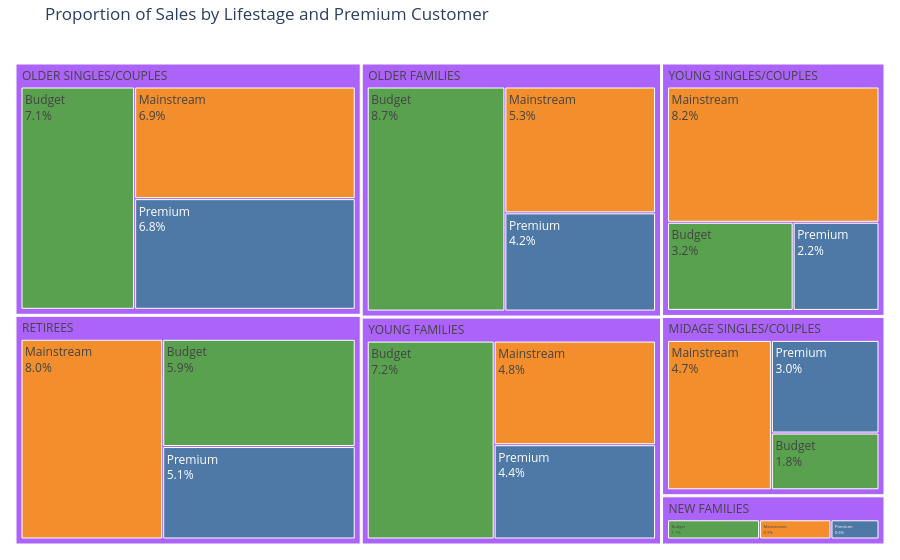

Write notebook code for a chart like this one.
### Code cell
# 1) Choose one color per PREMIUM_CUSTOMER 
color_map = {
    'Premium': '#4e79a7',
    'Mainstream': '#f28e2b', 
    'Budget':  '#59a14f',
}

# 2) Build treemap
fig = px.treemap(
    sales,
    path=['LIFESTAGE', 'PREMIUM_CUSTOMER'],   # hierarchy
    values='PERCENT_SALES',
    color='PREMIUM_CUSTOMER',                        
    color_discrete_map=color_map,
    custom_data=['TOT_SALES', 'PERCENT_SALES']  # pass extra fields for hover/text
)

# 3) Labels and hover tiles 
fig.update_traces(
    texttemplate='%{label}<br>%{percentRoot:.1%}',  # e.g. "Premium\n12.3%"
    hovertemplate=(
        '<b>%{label}</b><br>'
        'Lifestage: %{id}<br>'
        'Total sales: %{customdata[0]:,.0f}<br>'
        'Share of total: %{customdata[1]:.2f}%'
        '<extra></extra>'
    ),
    tiling=dict(pad=2),  # a touch more spacing
)

fig.update_layout(
    title='Proportion of Sales by Lifestage and Premium Customer',
    margin=dict(l=10, r=10, t=40, b=10),
    plot_bgcolor='#f5f5f5',
)

fig.show()

### Figure 1 — Plotly figure (JSON) as saved in the notebook; plotly's stock layout.template omitted (floating-point values rounded to 4 significant figures)
{"data": [{"branchvalues": "total", "customdata": [["(?)", 13.5, "(?)"], ["(?)", 18.97, "(?)"], ["(?)", 20.83, "(?)"], ["(?)", 18.2, "(?)"], ["(?)", 2.623, "(?)"], ["(?)", 9.557, "(?)"], ["(?)", 16.32, "(?)"], ["57122.1", 3.164, "Budget"], ["129717.95", 7.186, "Budget"], ["105916.3", 5.867, "Budget"], ["33345.7", 1.847, "Budget"], ["127833.6", 7.081, "Budget"], ["20607.45", 1.142, "Budget"], ["156863.75", 8.69, "Budget"], ["147582.2", 8.175, "Mainstream"], ["84734.25", 4.694, "Mainstream"], ["15979.7", 0.8852, "Mainstream"], ["124648.5", 6.905, "Mainstream"], ["145168.95", 8.042, "Mainstream"], ["86338.25", 4.783, "Mainstream"], ["96413.55", 5.341, "Mainstream"], ["39052.3", 2.163, "Premium"], ["10760.8", 0.5961, "Premium"], ["91296.65", 5.057, "Premium"], ["54443.85", 3.016, "Premium"], ["75242.6", 4.168, "Premium"], ["78571.7", 4.353, "Premium"], ["123537.55", 6.844, "Premium"]], "domain": {"x": [0, 1], "y": [0, 1]}, "hovertemplate": "<b>%{label}</b><br>Lifestage: %{id}<br>Total sales: %{customdata[0]:,.0f}<br>Share of total: %{customdata[1]:.2f}%<extra></extra>", "ids": ["YOUNG SINGLES/COUPLES", "RETIREES", "OLDER SINGLES/COUPLES", "OLDER FAMILIES", "NEW FAMILIES", "MIDAGE SINGLES/COUPLES", "YOUNG FAMILIES", "YOUNG SINGLES/COUPLES/Budget", "YOUNG FAMILIES/Budget", "RETIREES/Budget", "MIDAGE SINGLES/COUPLES/Budget", "OLDER SINGLES/COUPLES/Budget", "NEW FAMILIES/Budget", "OLDER FAMILIES/Budget", "YOUNG SINGLES/COUPLES/Mainstream", "MIDAGE SINGLES/COUPLES/Mainstream", "NEW FAMILIES/Mainstream", "OLDER SINGLES/COUPLES/Mainstream", "RETIREES/Mainstream", "YOUNG FAMILIES/Mainstream", "OLDER FAMILIES/Mainstream", "YOUNG SINGLES/COUPLES/Premium", "NEW FAMILIES/Premium", "RETIREES/Premium", "MIDAGE SINGLES/COUPLES/Premium", "OLDER FAMILIES/Premium", "YOUNG FAMILIES/Premium", "OLDER SINGLES/COUPLES/Premium"], "labels": ["YOUNG SINGLES/COUPLES", "RETIREES", "OLDER SINGLES/COUPLES", "OLDER FAMILIES", "NEW FAMILIES", "MIDAGE SINGLES/COUPLES", "YOUNG FAMILIES", "Budget", "Budget", "Budget", "Budget", "Budget", "Budget", "Budget", "Mainstream", "Mainstream", "Mainstream", "Mainstream", "Mainstream", "Mainstream", "Mainstream", "Premium", "Premium", "Premium", "Premium", "Premium", "Premium", "Premium"], "marker": {"colors": ["#ab63fa", "#ab63fa", "#ab63fa", "#ab63fa", "#ab63fa", "#ab63fa", "#ab63fa", "#59a14f", "#59a14f", "#59a14f", "#59a14f", "#59a14f", "#59a14f", "#59a14f", "#f28e2b", "#f28e2b", "#f28e2b", "#f28e2b", "#f28e2b", "#f28e2b", "#f28e2b", "#4e79a7", "#4e79a7", "#4e79a7", "#4e79a7", "#4e79a7", "#4e79a7", "#4e79a7"]}, "name": "", "parents": ["", "", "", "", "", "", "", "YOUNG SINGLES/COUPLES", "YOUNG FAMILIES", "RETIREES", "MIDAGE SINGLES/COUPLES", "OLDER SINGLES/COUPLES", "NEW FAMILIES", "OLDER FAMILIES", "YOUNG SINGLES/COUPLES", "MIDAGE SINGLES/COUPLES", "NEW FAMILIES", "OLDER SINGLES/COUPLES", "RETIREES", "YOUNG FAMILIES", "OLDER FAMILIES", "YOUNG SINGLES/COUPLES", "NEW FAMILIES", "RETIREES", "MIDAGE SINGLES/COUPLES", "OLDER FAMILIES", "YOUNG FAMILIES", "OLDER SINGLES/COUPLES"], "texttemplate": "%{label}<br>%{percentRoot:.1%}", "tiling": {"pad": 2}, "type": "treemap", "values": [13.5, 18.97, 20.83, 18.2, 2.623, 9.557, 16.32, 3.164, 7.186, 5.867, 1.847, 7.081, 1.142, 8.69, 8.175, 4.694, 0.8852, 6.905, 8.042, 4.783, 5.341, 2.163, 0.5961, 5.057, 3.016, 4.168, 4.353, 6.844]}], "layout": {"legend": {"tracegroupgap": 0}, "margin": {"b": 10, "l": 10, "r": 10, "t": 40}, "plot_bgcolor": "#f5f5f5", "title": {"text": "Proportion of Sales by Lifestage and Premium Customer"}}}
